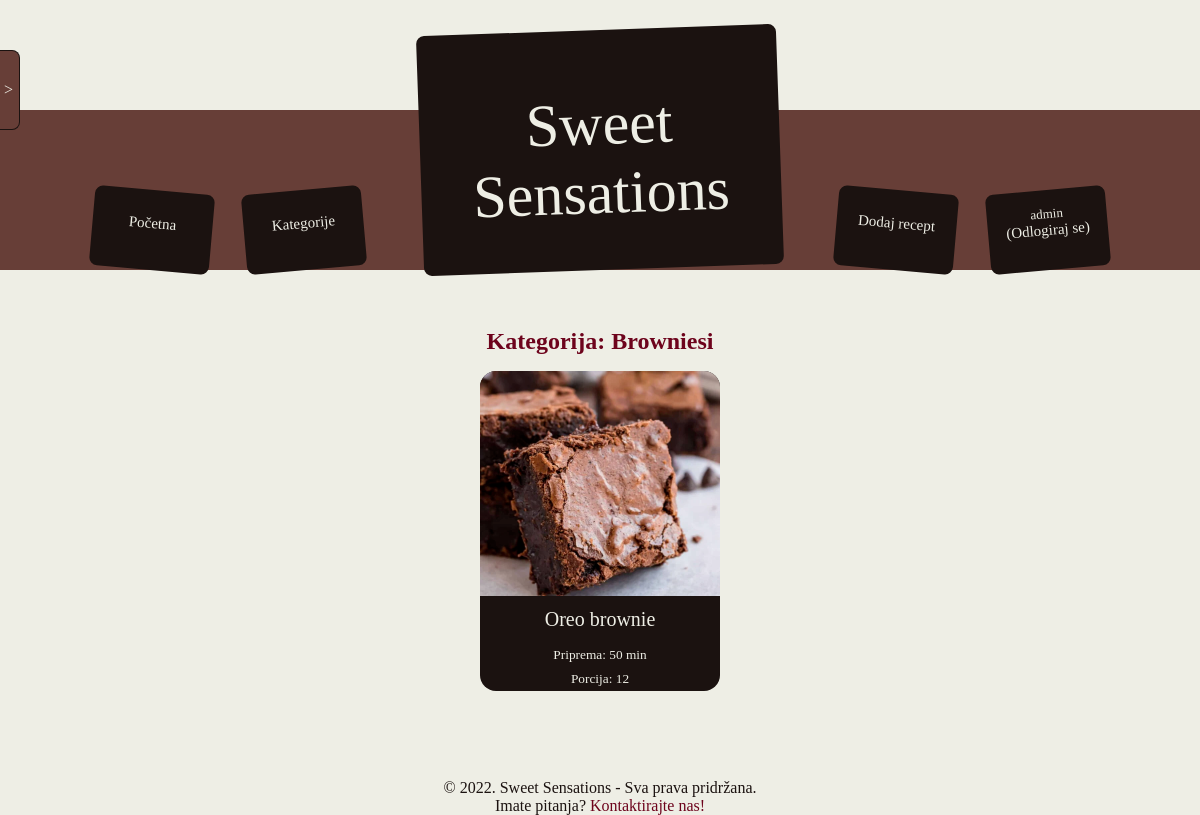
The page /category.php?id=2 (signed in) on the database its author committed.
### tables this page shows
create table Categories
(
    id int auto_increment primary key,
    name varchar(64) not null,
    image_url varchar(64) not null
);

create table Recipes
(
    id int auto_increment primary key,
    created_by_user_id int not null references Users(id),
    title varchar(64) not null,
    category_id int not null references Categories(id),
    description varchar(1024) not null,
    preparation_time_minutes int not null,
    preparation_difficulty_id int not null references Preparation_Difficulties(id),
    number_of_servings int not null
);

### src/database/RecipeDataSource.php (called while the page is built, shortened)
<?php
class RecipeDataSource
{
    private mysqli $con;
    public function __construct(mysqli $con)
    {
        $this->con = $con;
    }
    public function get_category($id): array|null
    {
        $category_row = null;
        $stmt = $this->con->prepare("SELECT id, name, image_url FROM recipe_site.Categories
        WHERE id = ?");
        $stmt->bind_param('i', $id);
        $stmt->execute();
        $result = $stmt->get_result();
        if ($result->num_rows > 0) {
            $category_row = $result->fetch_array();
        }
        return $category_row;
    }
    public function get_recipes_by_category($categoryId): array
    {
        $stmt = $this->con->prepare(QUERY . ' WHERE Recipes.category_id = ?');
        $stmt->bind_param('i', $categoryId);
        $stmt->execute();
        $result = $stmt->get_result();
        $recipes_array = array();
        foreach ($result as $row) {
            $recipes_array[] = $row;
        }
        return $recipes_array;
    }
}

### src/category.php (the view, shortened to what this page needs)
<?php
include('database/RecipeDataSource.php');
include('utils/page.php');
$categoryId = $_GET['id'];
$con = connect_to_database();
$recipes = new RecipeDataSource($con);
$category = $recipes->get_category($categoryId);
$matchingRecipes = $recipes->get_recipes_by_category($categoryId);
include('partials/header.php');
include ('partials/side-menu.php');
echo "
    <h2 class='heading'>Kategorija: {$category['name']}</h2>
    <div class='layout'>";
if (count($matchingRecipes) > 0) {
    echo "
      <div class='recipe-list'>";
        foreach ($matchingRecipes as $recipe) {
            $recipeTitle = htmlspecialchars($recipe['title']);
            $minutes = $recipe['preparation_time_minutes'] % 60;
            echo "
            <a class='recipe-card' href='recipe.php?id={$recipe['id']}'>
                <img class='recipe-card-image' src='{$recipe['image_url']}' alt='{$recipeTitle}'>
                <div class='recipe-card-heading'>{$recipeTitle}</div>
                <div class='recipe-card-content'>Priprema: ";
                    echo "$minutes min
                </div>
                <div class='recipe-card-content'>Porcija: {$recipe['number_of_servings']}</div>
            </a>
          ";
        }
    echo "</div>";
}
echo "
</div>
";
include('partials/footer.php');

### src/static/style.css (style rules this page uses)
* { --var-color-white: #eeeee5; --var-color-light-brown: #a79086; --var-color-brown: #673e37; --var-color-dark-brown: #1b1210; --var-color-cherry: #6d031c; box-sizing: border-box; }
body { padding: 0; margin: 0; background-color: var(--var-color-white); }
a { text-decoration: none; color: var(--var-color-cherry); }
.layout { display: flex; flex-wrap: wrap; justify-content: center; }
.recipe-list { display: flex; flex-wrap: wrap; width: 100%; justify-content: center; max-width: 1240px; }
.recipe-card { width: 240px; height: 320px; background-color: var(--var-color-dark-brown); border-radius: 16px; display: flex; flex-direction: column; justify-content: center; align-items: center; color: var(--var-color-white); margin: 8px; }
.recipe-card-content { padding: 4px; font-size: smaller; }
.recipe-card-image { width: 100%; flex-grow: 1; flex-shrink: 1; object-fit: cover; border-top-left-radius: 16px; border-top-right-radius: 16px; height: 0; }
.recipe-card-heading { font-size: 20px; padding: 12px; text-align: center; }
h1, h2, h3, h4, h5 { margin: 8px 0; }
.heading { color: var(--var-color-cherry); width: 100%; text-align: center; }

### rows shown on the page
categories: name "Browniesi"
recipes: category.image_url (picture), title "Oreo brownie", preparation_time_minutes "50", number_of_servings "12"

### other values the page prints
$username "admin"
